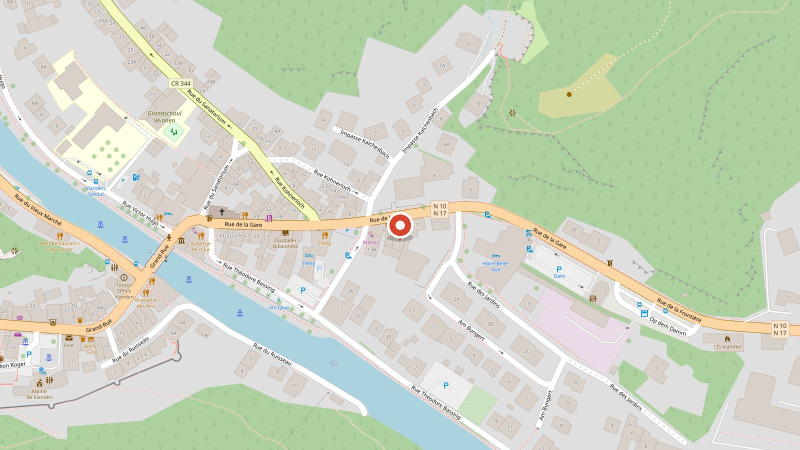
#> input picture assets/img/karte.jpg, 1600 x 900 px (shown at 1/2 size)
$ python -i make-map.py   (imports and definitions only)
#> lines starting #> are read from the running program, lines starting #| are printed output that depends on the picture
#> further down, picture is the input picture: PIL image 1600x900 RGB; mean R, G, B 203.3, 214.1, 194.1
#!/usr/bin/env python3
"""
Erzeugt das Kartenbild für die Kontaktseite.

Die Karte wird einmalig aus OpenStreetMap-Kacheln zusammengesetzt und als
Bild im Projekt abgelegt. Dadurch ist sie beim Besuch sofort sichtbar, ohne
dass eine Anfrage an einen fremden Server geht – die Seite bleibt ohne
Cookie-Banner. Der Klick auf das Bild führt nach Google Maps.

    python3 tools/make-map.py [Zieldatei]

Kartendaten © OpenStreetMap-Mitwirkende (ODbL). Die Namensnennung steht
sichtbar unter der Karte auf kontakt.html.
"""

import math
import os
import re
import sys
import urllib.request
from io import BytesIO

from PIL import Image, ImageDraw, ImageEnhance, ImageOps

ROOT = os.path.dirname(os.path.dirname(os.path.abspath(__file__)))

ZOOM = 18                 # ~0,4 m pro Pixel – Strassenzüge klar erkennbar
WIDTH, HEIGHT = 1600, 900  # doppelte Auflösung für scharfe Darstellung
TILE = 256
BRAND = (216, 65, 42)     # --brand aus style.css
INK = (23, 17, 14)

UA = "RestaurantFukuWebsite/1.0 (einmaliger Kartenbau; info@fuku.lu)"


# [54 lines left out: functions coords_from_app_js, to_pixels, fetch_tile, build, not called in this run]


def tone(img):
    """Ruhiger Kartenstil passend zur Seite: Farben fast ganz heraus, warm
    getönt zwischen Tusche und Papier. Ein Rest der Originalfarben bleibt,
    damit Fluss und Grünflächen erkennbar sind; der rote Marker sticht heraus."""
    gray = ImageOps.autocontrast(img.convert("L"), cutoff=1)
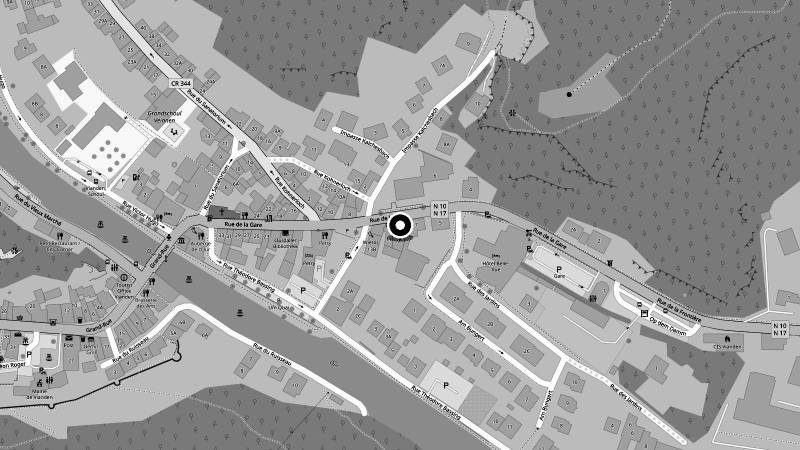
#> gray: PIL image 1600x900 L (shown at 1/2 size); min 0, max 255, mean 156.8
    warm = ImageOps.colorize(gray, black=(70, 60, 52), white=(251, 248, 244), mid=(236, 230, 221))
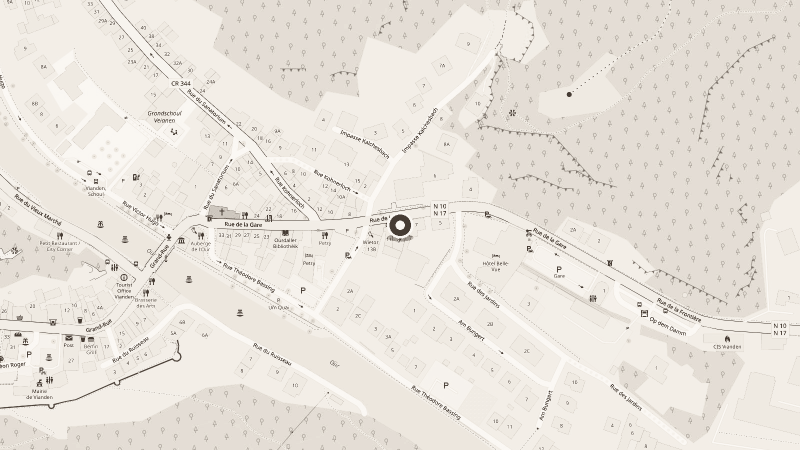
#> warm: PIL image 1600x900 RGB (shown at 1/2 size); mean R, G, B 233.3, 227.7, 220.2
    soft = ImageEnhance.Color(img).enhance(0.5)
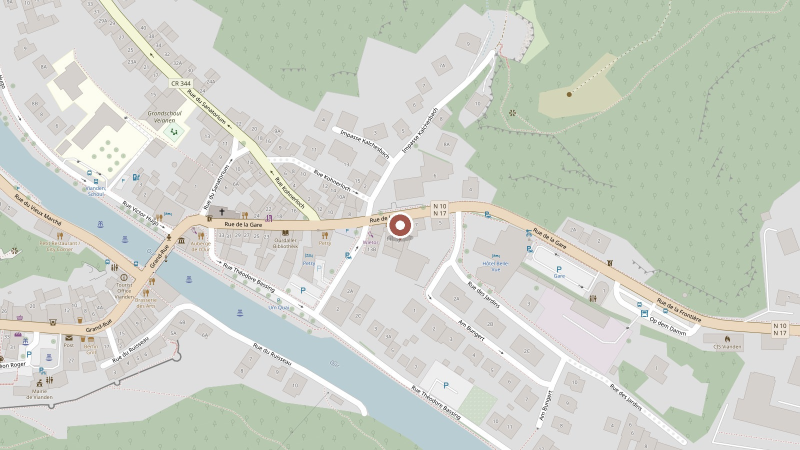
#> soft: PIL image 1600x900 RGB (shown at 1/2 size); mean R, G, B 205.8, 211.1, 201.1
    return Image.blend(warm, soft, 0.38)


# [23 lines left out: functions draw_marker, main, not called in this run]


# [2 lines not run here, left out]

>>> from PIL import Image
>>> picture = Image.open('../assets/img/karte.jpg')
>>> result = tone(picture)
